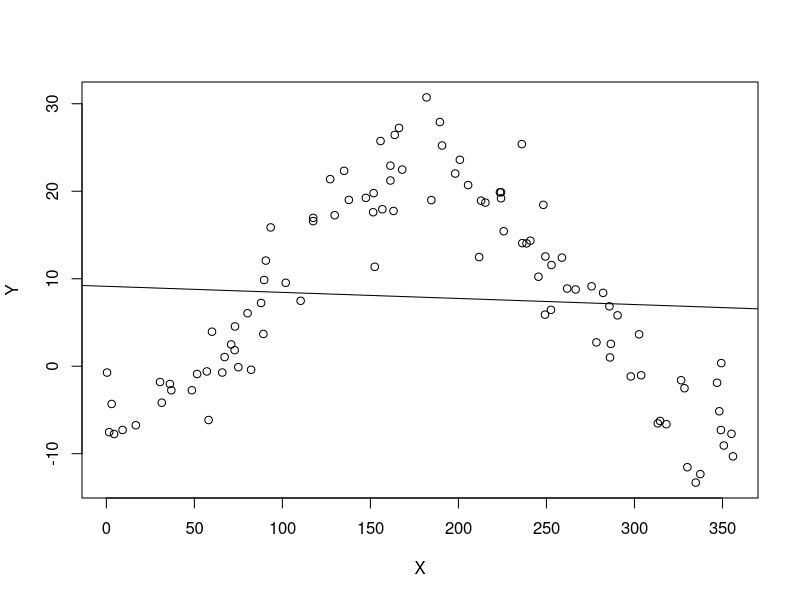
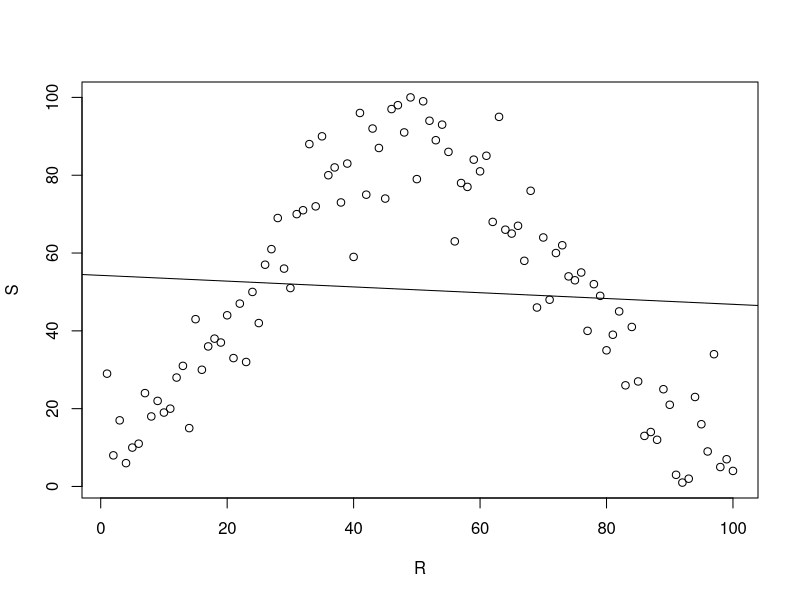
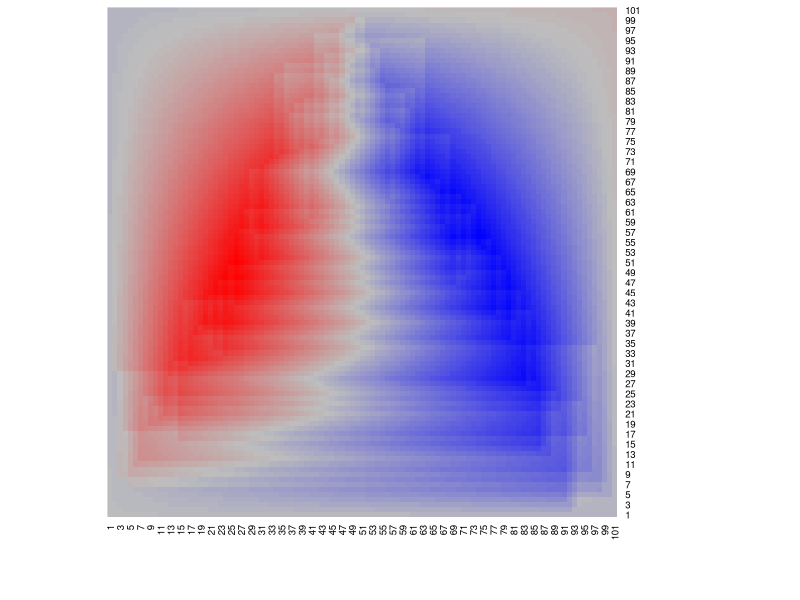

These charts were generated, in order, by the following R code: (Note: a time limit stopped this script after it produced the figures.)
###### Laboratorium 10

setwd('/Users/jedrzejsarna/Desktop/II stopien 3 semestr/Testowanie hipotez statystycznych')

library(readxl)
Baza<- read_excel("Baza 10.1.xlsx")

X<-Baza$Dzień
Y<-Baza$Temperatura
n<-length(X)
plot(X,Y)
cor.test(X,Y) #dane nie sa liniowo zalezne
abline(lm(Y ~ X))

#za pomoca korelacji Spearmana
R<-rank(X,ties.method = "random")
S<-rank(Y,ties.method = "random")
plot(R,S)
abline(lm(S ~ R))
r<-1-6*sum((R-S)^2)/(n*(n^2-1)) #wzor na korelacje Spearmana
r #czy wystarczajaco dalekie od 0 zeby odrzucic hipoteze ze jest zerowa? (zmienne niezalezne)
#sprawdzmy to
mc<-10000
rMC<-c()
for (k in 1:mc) {
  XMC <- runif(n,0,1)
  YMC <- runif(n,0,1)
  RMC<-rank(XMC,ties.method = "random")
  SMC<-rank(YMC,ties.method = "random")
  rMC[k]<-1-6*sum((RMC-SMC)^2)/(n*(n^2-1))
}
pr<-0
for (j in 1:mc) {
  if(abs(rMC[j])>abs(r)){ 
    pr = pr +1
    }
}
pr=pr/mc
pr #0.46, czyli nie odrzucamy hipotezy zerowej (dane nie sa monotonicznie zalezne)

#pokazemy ze sa zalezne za pomoca kopuly
Z<-cbind(R,S) 
Z=Z[order(Z[,1],decreasing=FALSE),] #posortowane pary rang
Z
u<-c() #u i v to punkty siatki
v<-c()
R<-Z[,1]
S<-Z[,2] #wektor rang wiazanych 
for (i in 1:(n+1)) {
  u[i]=(i-1/2)/(n+1)
  v[i]=(i-1/2)/(n+1) 
  }
C<- matrix(0,nrow=n+1,ncol=n+1) #definiujemy kopule (czyli ta macierz jak w wykladzie) 
C
#algorytm wyliczania komorek macierzy, tak jak na wykladzie wytlumaczony
for (j in 1:(n+1)) {
  C[j,1]=0 
}
for (i in 1:n) {
  for (j in 1:(n+1)) {
    if(j-1<S[i]){
      C[j,i+1]=C[j,i]
      }
    else{
      C[j,i+1]=C[j,i]+1/n
    } 
  }
}
for (i in 1:(n+1)) {
  for (j in 1:(n+1)) {
    C[j,i]=C[j,i]-u[i]*v[j]
  } 
}
heatmap(C,Rowv=NA,Colv=NA,scale="none",col=colorRampPalette(c("blue","gray", "red"))(n = 100)) #zaleznosc rosnaco-malejaca
#teraz konstrukcja testu
C
CKS<-max(abs(C))
CKS

          #teraz te poprzednie kroki za pomoca monte carlo (10000 razy)
mc<-10000
CKSMC<-c()
for (k in 1:mc) {
  XMC <- runif(n,0,1)
  YMC <- runif(n,0,1)
  RMC<-rank(XMC,ties.method = "random")
  SMC<-rank(YMC,ties.method = "random")
  ZMC<-cbind(RMC,SMC)
  ZMC=ZMC[order(ZMC[,1],decreasing=FALSE),]
  SMC<-ZMC[,2]
  CMC<- matrix(0,nrow=n+1,ncol=n+1)
  for (j in 1:(n+1))
  {
    CMC[j,1]=0 }
  for (i in 1:n) {
    for (j in 1:(n+1)) {
      if(j-1<SMC[i]){
        CMC[j,i+1]=CMC[j,i]}
      else{
        CMC[j,i+1]=CMC[j,i]+1/n} }
  }
  for (i in 1:(n+1)) {
    for (j in 1:(n+1)) {
      CMC[j,i]=CMC[j,i]-u[i]*v[j] }
  }
  CKSMC[k]<-norm(CMC/sqrt(u*v*(1-u)*(1-v))) }
pCKS<-0
for (j in 1:mc) {
  if(abs(CKSMC[j])>abs(CKS)){ 
    pCKS = pCKS +1} 
  }
pCKS=pCKS/mc
pCKS

plot(ecdf(CKSMC))
